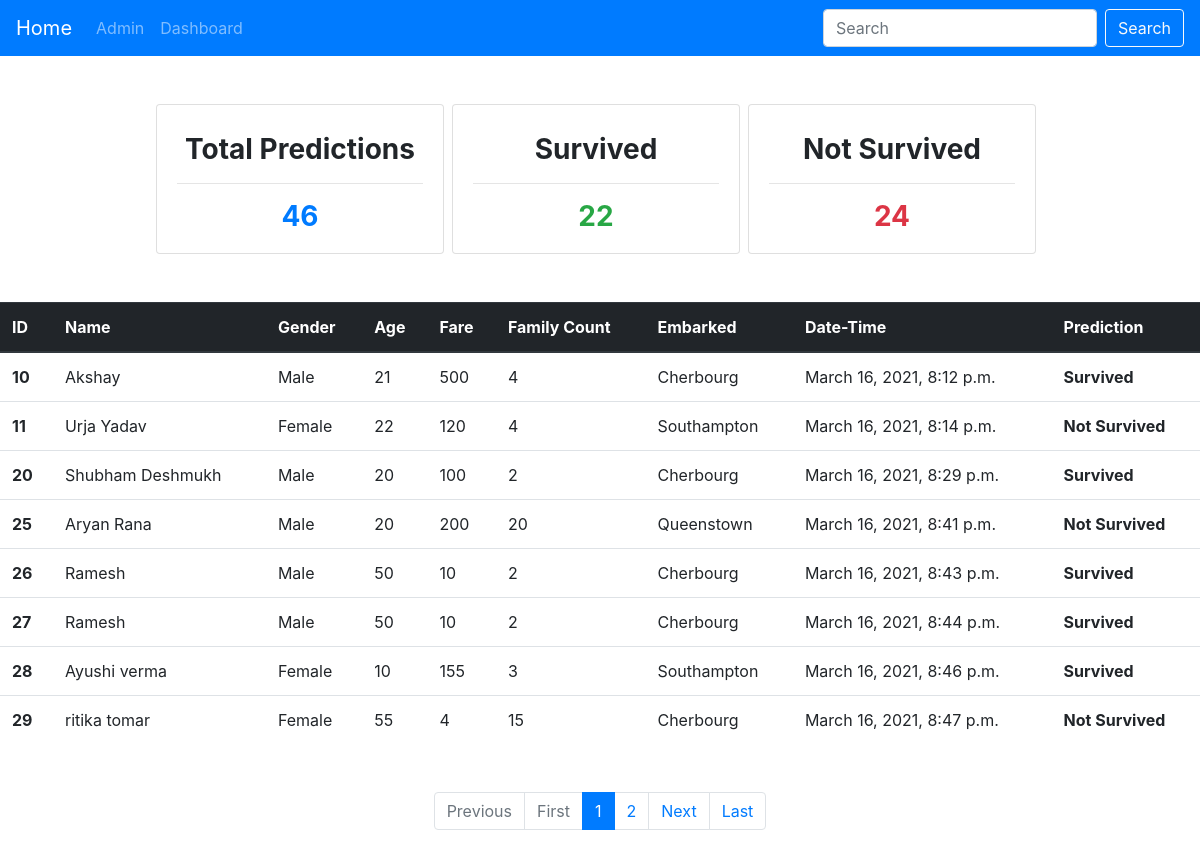
The page /predictions/ on the database its author committed.
### predict/models.py (models this page shows)
class Predictions(models.Model):
    pid = models.AutoField(primary_key=True)
    name = models.CharField(max_length=50,null=False)
    gender = models.CharField(max_length=50)
    age = models.IntegerField()
    fare = models.IntegerField(default=0)
    family_cnt = models.IntegerField()
    Embarked = models.CharField(max_length = 30,default="")
    prediction = models.CharField(max_length =30,default="")
    predicted_date = models.DateTimeField(auto_now_add=True)
    def __str__(self):
        return self.name

### predict/views.py (the view)
# urls.py: path('predictions/', views.predictions,name="predictions"),
def predictions(request):
    allpreds = Predictions.objects.all()
    count = len(allpreds)
    surv_cnt = len(Predictions.objects.filter(prediction = "Survived"))
    nsurv_cnt = len(Predictions.objects.filter(prediction = "Not Survived"))
    paginator = Paginator(allpreds, 8)
    page1 = paginator.page(1)
    for i in page1:
        print(i)
    print("page 1 content" ,page1.object_list)
    page_num = request.GET.get('page',1)
    print("get page number is:",page_num)
    try:
        preds = paginator.page(page_num)
    except EmptyPage:
        preds = paginator.page(2)
    except PageNotAnInteger:
        preds = paginator.page(1)
    context = {
        'preds':preds,
        'surv_cnt':surv_cnt,
        'nsurv_cnt':nsurv_cnt,
        'count':count,
        }
    return render(request ,'predictions.html',context)

### predict/templates/predictions.html (shortened to what this page needs)
{% extends 'basic.html' %}
{% block body %}
<div class="container my-5">
      <div class="row d-flex justify-content-center">
        <div class="card mr-2" style="width: 18rem;">
          <div class="card-body">
            <h3 class="card-title text-center my-2 font-weight-bold ">Total Predictions</h3>
            <hr>
            <h3 class="card-text text-center font-weight-bold text-primary">{{count}}</h3>
          </div>
        </div>
        <div class="card mr-2 rounded" style="width: 18rem;">
          <div class="card-body">
            <h3 class="card-title text-center my-2 font-weight-bold ">Survived</h3>
            <hr>
            <h3 class="card-text text-center font-weight-bold text-success">{{surv_cnt}}</h3>
          </div>
        </div>
        <div class="card mr-2" style="width: 18rem;">
          <div class="card-body">
            <h3 class="card-title text-center my-2 font-weight-bold">Not Survived</h3>
            <hr>
            <h3 class="card-text text-center font-weight-bold text-danger">{{nsurv_cnt}}</h3>
          </div>
        </div>
    </div>
    </div>
<table class="table my-4 ">
  <thead class="thead-dark">
    <tr>
      <th scope="col">ID</th>
      <th scope="col">Name</th>
      <th scope="col">Gender</th>
      <th scope="col">Age</th>
      <th scope="col">Fare</th>
      <th scope="col">Family Count</th>
      <th scope="col">Embarked</th>
      <th scope="col">Date-Time</th>
      <th scope="col">Prediction</th>
    </tr>
  </thead>
  <tbody>
    {% for i in preds %}
    <tr>
      <th scope="row">{{i.pid}}</th>
      <td>{{i.name}}</td>
      <td>{{i.gender}}</td>
      <td>{{i.age}}</td>
      <td>{{i.fare}}</td>
      <td>{{i.family_cnt}}</td>
      <td>{{i.Embarked}}</td>
      <td>{{i.predicted_date}}</td>
      <td><b>{{i.prediction}}</b></td>
    </tr>
    {% endfor %}
  </tbody>
</table>
<div class="container my-5">
  <div class="d-flex justify-content-center">
    <nav aria-label="...">
      <ul class="pagination">
        {% if preds.has_previous %}
        <li class="page-item">
          <a class="page-link" href="{% url 'predictions' %}?page={{preds.previous_page_number}}" tabindex="-1">Previous</a>
        </li>
        <li class="page-item">
          <a class="page-link" href="?page=1">First<span class="sr-only"></span></a>
        </li>
        <li class="page-item"><a class="page-link" href="{% url 'predictions' %}?page={{preds.previous_page_number}}">{{preds.previous_page_number}}</a></li>
        {% else %}
        <li class="page-item disabled">
          <a class="page-link" href="#" tabindex="-1">Previous</a>
        </li>
        <li class="page-item disabled">
          <a class="page-link" href="?page=1">First</a>
        </li>
        {% endif %}
        <li class="page-item active">
          <a class="page-link" href="#">{{preds.number}} <span class="sr-only">(current)</span></a>
        </li>
        {% if preds.has_next %}
        <li class="page-item"><a class="page-link" href="{% url 'predictions' %}?page={{preds.next_page_number}}">{{preds.next_page_number}}</a></li>
        <li class="page-item">
          <a class="page-link" href="{% url 'predictions' %}?page={{preds.next_page_number}}">Next</a>
        </li>
        <li class="page-item">
          <a class="page-link" href="{% url 'predictions' %}?page={{preds.paginator.num_pages}}">Last </a>
        </li>
        {% endif %}
      </ul>
    </nav>
  </div>
</div>
{% endblock body %}

### rows shown on the page
Predictions: pid "10", name "Akshay", gender "Male", age "21", fare "500", family_cnt "4", Embarked "Cherbourg", predicted_date "March 16, 2021, 8:12 p.m.", prediction "Survived"
Predictions: pid "11", name "Urja Yadav", gender "Female", age "22", fare "120", family_cnt "4", Embarked "Southampton", predicted_date "March 16, 2021, 8:14 p.m.", prediction "Not Survived"
Predictions: pid "20", name "Shubham Deshmukh", gender "Male", age "20", fare "100", family_cnt "2", Embarked "Cherbourg", predicted_date "March 16, 2021, 8:29 p.m.", prediction "Survived"
Predictions: pid "25", name "Aryan Rana", gender "Male", age "20", fare "200", family_cnt "20", Embarked "Queenstown", predicted_date "March 16, 2021, 8:41 p.m.", prediction "Not Survived"
Predictions: pid "26", name "Ramesh", gender "Male", age "50", fare "10", family_cnt "2", Embarked "Cherbourg", predicted_date "March 16, 2021, 8:43 p.m.", prediction "Survived"
Predictions: pid "27", name "Ramesh", gender "Male", age "50", fare "10", family_cnt "2", Embarked "Cherbourg", predicted_date "March 16, 2021, 8:44 p.m.", prediction "Survived"
Predictions: pid "28", name "Ayushi verma", gender "Female", age "10", fare "155", family_cnt "3", Embarked "Southampton", predicted_date "March 16, 2021, 8:46 p.m.", prediction "Survived"
Predictions: pid "29", name "ritika tomar", gender "Female", age "55", fare "4", family_cnt "15", Embarked "Cherbourg", predicted_date "March 16, 2021, 8:47 p.m.", prediction "Not Survived"

### other values the page prints
{{ count }} "46"
{{ surv_cnt }} "22"
{{ nsurv_cnt }} "24"
{{ preds.number }} "1"
{{ preds.next_page_number }} "2"
